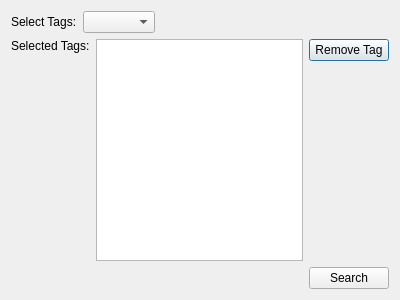
<?xml version="1.0" encoding="UTF-8"?>
<ui version="4.0">
 <class>FilterByTagsDialog</class>
 <widget class="QDialog" name="FilterByTagsDialog">
  <property name="geometry">
   <rect>
    <x>0</x>
    <y>0</y>
    <width>400</width>
    <height>300</height>
   </rect>
  </property>
  <property name="windowTitle">
   <string>FilterByTagsDialog</string>
  </property>
  <layout class="QVBoxLayout" name="verticalLayout_4">
   <item>
    <layout class="QVBoxLayout" name="verticalLayout_3">
     <item>
      <layout class="QHBoxLayout" name="horizontalLayout_3">
       <item>
        <widget class="QLabel" name="selectTagsDirectLabel">
         <property name="text">
          <string>Select Tags:</string>
         </property>
        </widget>
       </item>
       <item>
        <widget class="QComboBox" name="tagsComboBox"/>
       </item>
       <item>
        <spacer name="horizontalSpacer_2">
         <property name="orientation">
          <enum>Qt::Horizontal</enum>
         </property>
         <property name="sizeHint" stdset="0">
          <size>
           <width>40</width>
           <height>20</height>
          </size>
         </property>
        </spacer>
       </item>
      </layout>
     </item>
     <item>
      <layout class="QHBoxLayout" name="horizontalLayout_2">
       <item>
        <layout class="QVBoxLayout" name="verticalLayout">
         <item>
          <widget class="QLabel" name="selectedTagsDirectLabel">
           <property name="text">
            <string>Selected Tags:</string>
           </property>
          </widget>
         </item>
         <item>
          <spacer name="verticalSpacer">
           <property name="orientation">
            <enum>Qt::Vertical</enum>
           </property>
           <property name="sizeHint" stdset="0">
            <size>
             <width>20</width>
             <height>40</height>
            </size>
           </property>
          </spacer>
         </item>
        </layout>
       </item>
       <item>
        <widget class="QListWidget" name="selectedTagsList"/>
       </item>
       <item>
        <layout class="QVBoxLayout" name="verticalLayout_2">
         <item>
          <widget class="QPushButton" name="removeTagButton">
           <property name="text">
            <string>Remove Tag</string>
           </property>
          </widget>
         </item>
         <item>
          <spacer name="verticalSpacer_2">
           <property name="orientation">
            <enum>Qt::Vertical</enum>
           </property>
           <property name="sizeHint" stdset="0">
            <size>
             <width>20</width>
             <height>40</height>
            </size>
           </property>
          </spacer>
         </item>
        </layout>
       </item>
      </layout>
     </item>
     <item>
      <layout class="QHBoxLayout" name="horizontalLayout">
       <item>
        <spacer name="horizontalSpacer">
         <property name="orientation">
          <enum>Qt::Horizontal</enum>
         </property>
         <property name="sizeHint" stdset="0">
          <size>
           <width>40</width>
           <height>20</height>
          </size>
         </property>
        </spacer>
       </item>
       <item>
        <widget class="QPushButton" name="searchButton">
         <property name="text">
          <string>Search</string>
         </property>
        </widget>
       </item>
      </layout>
     </item>
    </layout>
   </item>
  </layout>
 </widget>
 <layoutdefault spacing="6" margin="11"/>
 <resources/>
 <connections>
  <connection>
   <sender>searchButton</sender>
   <signal>clicked()</signal>
   <receiver>FilterByTagsDialog</receiver>
   <slot>accept()</slot>
   <hints>
    <hint type="sourcelabel">
     <x>139</x>
     <y>187</y>
    </hint>
    <hint type="destinationlabel">
     <x>270</x>
     <y>199</y>
    </hint>
   </hints>
  </connection>
 </connections>
</ui>
